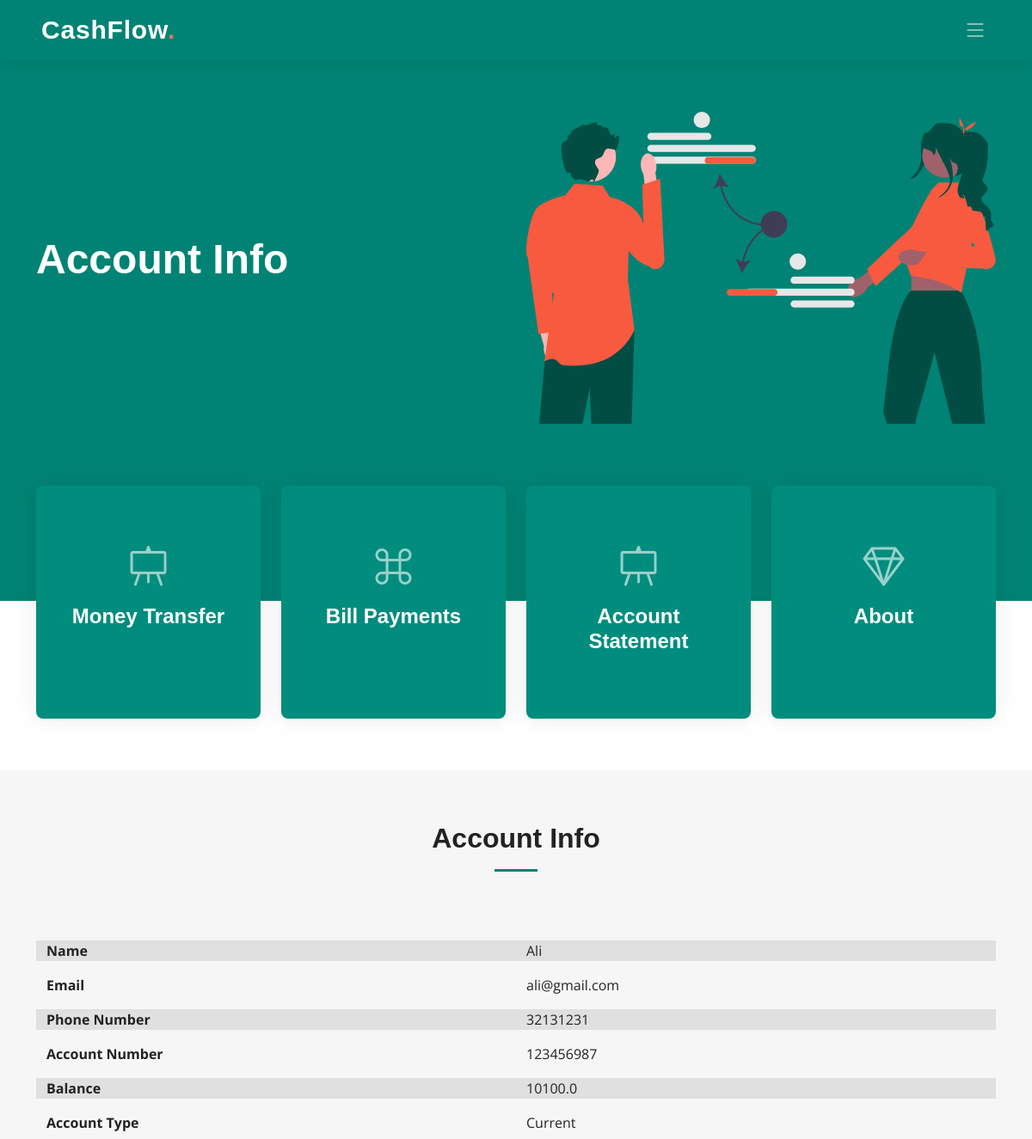
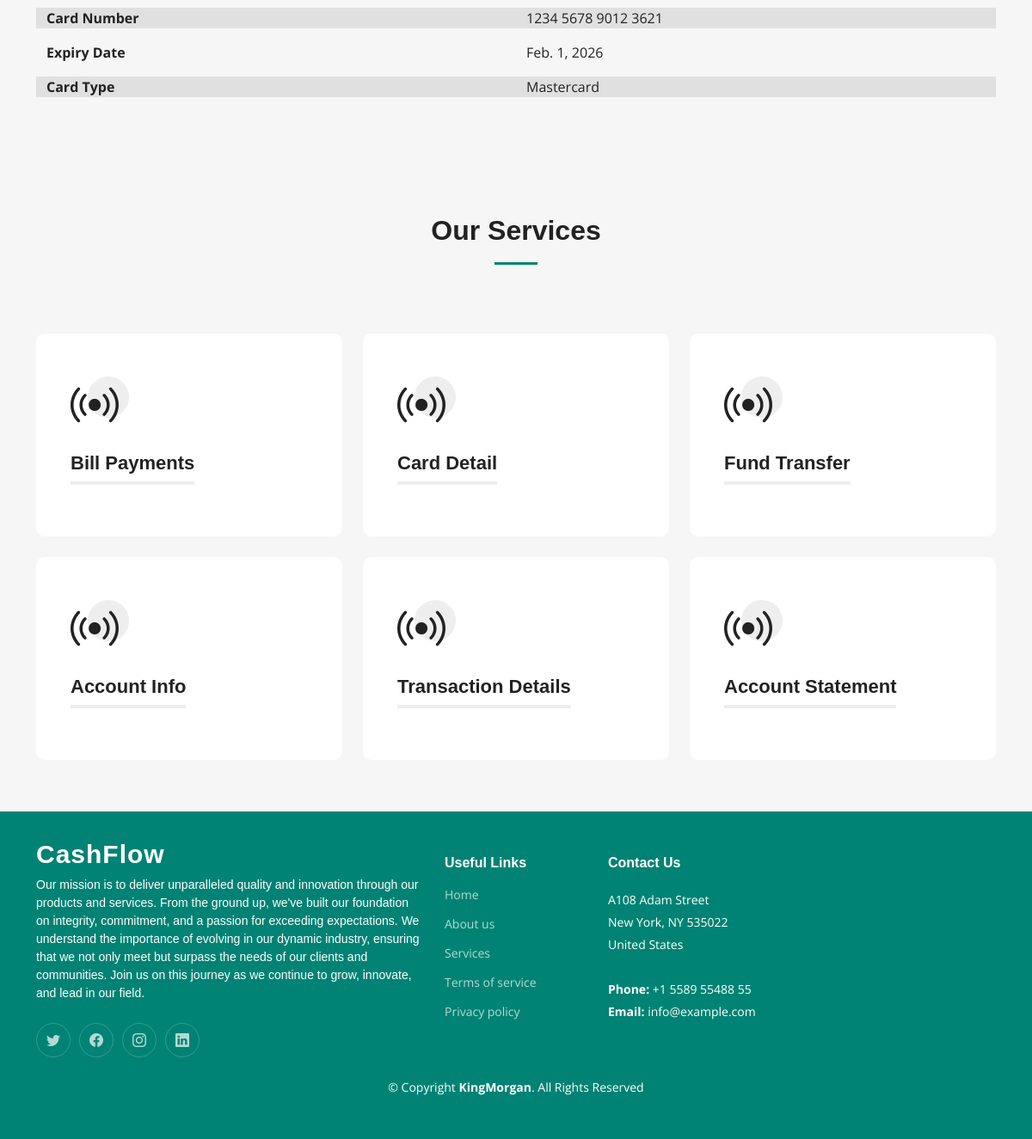
Screenshot of /accountInfo/ (signed in) with the database file from the repository (2 pictures, top to bottom).
### app/models.py (models this page shows)
class User(models.Model):
    name = models.CharField(max_length=100)
    email = models.EmailField()
    password = models.CharField(max_length=100)
    phone = models.CharField(max_length=100)
    address = models.CharField(max_length=100)
    CNIC = models.CharField(max_length=14, unique=True)
    phone = models.CharField(max_length=13, unique=True)
    username = models.CharField(max_length=150, null=False,default="")  # Added username field

class Accounts(models.Model):
    SAVING = 'Saving'
    CURRENT = 'Current'
    FIXED_DEPOSIT = 'Fixed Deposit'
    ACCOUNT_TYPE_CHOICES = [
        (SAVING, 'Saving'),
        (CURRENT, 'Current'),
        (FIXED_DEPOSIT, 'Fixed Deposit'),
    ]
    ACTIVE = 'Active'
    INACTIVE = 'Inactive'
    STATUS_CHOICES = [
        (ACTIVE, 'Active'),
        (INACTIVE, 'Inactive'),
    ]
    user = models.ForeignKey(User, on_delete=models.CASCADE)
    account_number = models.CharField(max_length=100, unique=True)
    balance = models.FloatField()
    account_type = models.CharField(max_length=20, choices=ACCOUNT_TYPE_CHOICES, default=CURRENT)
    status = models.CharField(max_length=20, choices=STATUS_CHOICES, default=ACTIVE)
    bank_id = models.ForeignKey('Banks', on_delete=models.CASCADE, default=11)

class ATMcards(models.Model):
    VISA = 'Visa'
    MASTERCARD = 'Mastercard'
    AMERICAN_EXPRESS = 'American Express'
    CARD_TYPE_CHOICES = [
        (VISA, 'Visa'),
        (MASTERCARD, 'Mastercard'),
        (AMERICAN_EXPRESS, 'American Express'),
    ]
    accounts = models.ForeignKey(Accounts, on_delete=models.CASCADE)
    card_number = models.CharField(max_length=16, unique=True)
    pin = models.CharField(max_length=4)
    expiry_date = models.DateField()
    card_type = models.CharField(max_length=20, choices=CARD_TYPE_CHOICES)
    is_active = models.BooleanField(default=False)

### app/views.py (the view)
# urls.py: path('accountInfo/',views.accountInfo,name="accountInfo"),
def accountInfo(request):
    user_id = request.session.get('user')  # Make sure this session key is correct
    user = get_object_or_404(User, pk=user_id)
    account = get_object_or_404(Accounts, user_id=user)  # Use user instance here
    card = get_object_or_404(ATMcards, accounts_id=account)  # Use account instance here
    print(user,account,card)
    print(card.expiry_date)
    return render(request,'dashboard/accountInfo.html',{'User' : user, 'Account' : account,'ATMcards': card, 'services': services})

### app/templates/Dashboard/accountInfo.html (shortened to what this page needs)
{% extends 'dashboard/index.html' %}
{% load static %}
{% block hero %}
<h2>Account Info</h2>
{% endblock hero %}
{% block content %}
<section id="services" class="services sections-bg">
    <div class="container" data-aos="fade-up">
        <div class="section-header">
            <h2>Account Info</h2>
        </div>
        <div class="container">
            <div class="row mb-3" style="background-color: #E0E0E0;">
                <div class="col-6 fw-bold">Name</div>
                <div class="col-6">{{ User.name }}</div>
              </div>
              <div class="row mb-3">
                <div class="col-6 fw-bold">Email</div>
                <div class="col-6">{{ User.email }}</div>
              </div>
              <div class="row mb-3" style="background-color: #E0E0E0;">
                <div class="col-6 fw-bold">Phone Number</div>
                <div class="col-6">{{ User.phone }}</div>
              </div>
            <div class="row mb-3" >
              <div class="col-6 fw-bold">Account Number</div>
              <div class="col-6">{{ Account.account_number }}</div>
            </div>
            <div class="row mb-3" style="background-color: #E0E0E0;">
              <div class="col-6 fw-bold">Balance</div>
              <div class="col-6">{{ Account.balance }}</div>
            </div>
            <div class="row mb-3" >
              <div class="col-6 fw-bold">Account Type</div>
              <div class="col-6">{{ Account.account_type }}</div>
            </div>
            <div class="row mb-3" style="background-color: #E0E0E0;">
              <div class="col-6 fw-bold">Card Number</div>
              <div class="col-6">{{ ATMcards.card_number }}</div>
            </div>
            <div class="row mb-3" >
              <div class="col-6 fw-bold">Expiry Date</div>
              <div class="col-6">{{ ATMcards.expiry_date }}</div>
            </div>
            <div class="row mb-3" style="background-color: #E0E0E0;">
              <div class="col-6 fw-bold">Card Type</div>
              <div class="col-6">{{ ATMcards.card_type }}</div>
            </div>
          </div>
    </div>
</section>
<section id="services" class="services sections-bg">
    <div class="container" data-aos="fade-up">
        <div class="section-header">
            <h2>Our Services</h2>
        </div>
        <div class="row gy-4" data-aos="fade-up" data-aos-delay="100">
            {% for service in services %}
                <div class="col-lg-4 col-md-6">
                    {% if service.url %}
                        <a href="{% url service.url %}">
                        <div class="service-item position-relative">
                            <div class="icon">
                                <i class="bi {{ service.icon }}"></i>
                            </div>
                            <h3>{{ service.name }}</h3>
                        </div>
                        </a>
                    {% endif %}
                </div>
            {% endfor %}
        </div>
    </div>
</section>
{% endblock content %}

### app/static/css/main.css (style rules this page uses)
:root { --font-default: "Open Sans", system-ui, -apple-system, "Segoe UI", Roboto, "Helvetica Neue", Arial, "Noto Sans", "Liberation Sans", sans-serif, "Apple Color Emoji", "Segoe UI Emoji", "Segoe UI Symbol", "Noto Color Emoji"; --font-primary: "Montserrat", sans-serif; --font-secondary: "Poppins", sans-serif; }
:root { --color-default: #222222; --color-primary: #008374; --color-secondary: #f85a40; }
:root { scroll-behavior: smooth; }
body { font-family: var(--font-default); color: var(--color-default); }
a { color: var(--color-primary); text-decoration: none; }
h1, h2, h3, h4, h5, h6 { font-family: var(--font-primary); }
section { padding: 60px 0; overflow: hidden; scroll-margin-top: 70px; overflow: clip; }
.sections-bg { background-color: #f6f6f6; }
.section-header { text-align: center; padding-bottom: 60px; }
.section-header h2 { font-size: 32px; font-weight: 600; margin-bottom: 20px; padding-bottom: 20px; position: relative; }
.section-header h2:after { content: ""; position: absolute; display: block; width: 50px; height: 3px; background: var(--color-primary); left: 0; right: 0; bottom: 0; margin: auto; }
.services { padding: 60px 0; }
.services .service-item { padding: 40px; background: #fff; height: 100%; border-radius: 10px; }
.services .service-item .icon { width: 48px; height: 48px; position: relative; margin-bottom: 50px; }
.services .service-item .icon i { color: var(--color-default); font-size: 56px; transition: ease-in-out 0.3s; z-index: 2; position: relative; }
.services .service-item .icon:before { position: absolute; content: ""; height: 100%; width: 100%; background: #eeeeee; border-radius: 50px; z-index: 1; top: 10px; right: -20px; transition: 0.3s; }
.services .service-item h3 { color: var(--color-default); font-weight: 700; margin: 0 0 20px 0; padding-bottom: 8px; font-size: 22px; position: relative; display: inline-block; border-bottom: 4px solid #eeeeee; transition: 0.3s; }
.hero h2 { font-size: 48px; font-weight: 700; margin-bottom: 20px; color: #fff; }

### rows the page displays
User: name "Ali", email "ali@gmail.com", phone "32131231"
Accounts: account_number "123456987", balance "10100.0", account_type "Current"
ATMcards: card_number "1234 5678 9012 3621", expiry_date "Feb. 1, 2026", card_type "Mastercard"

### other values shown
{{ service.name }} "Bill Payments" "Card Detail" "Fund Transfer" "Account Info" "Transaction Details" "Account Statement"
